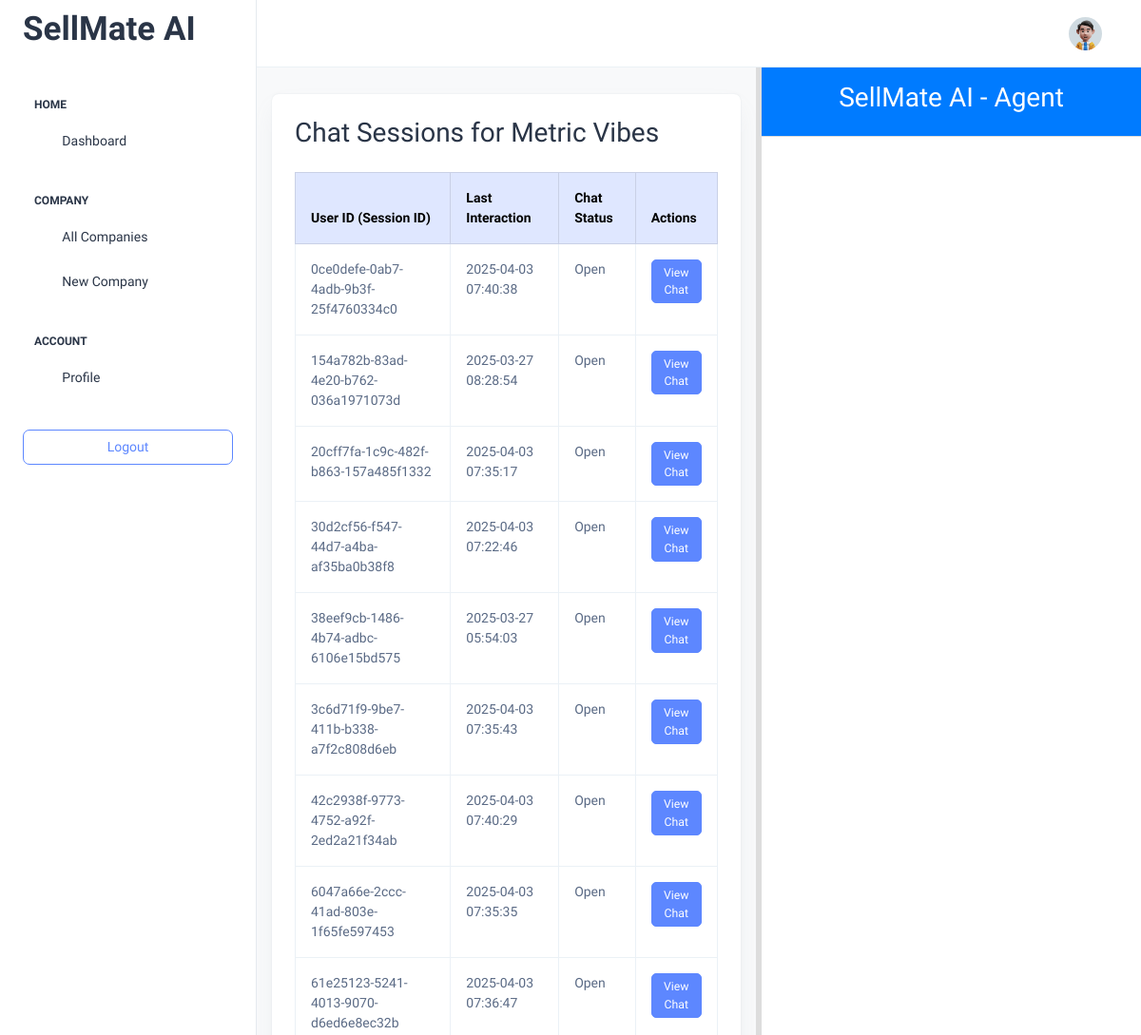
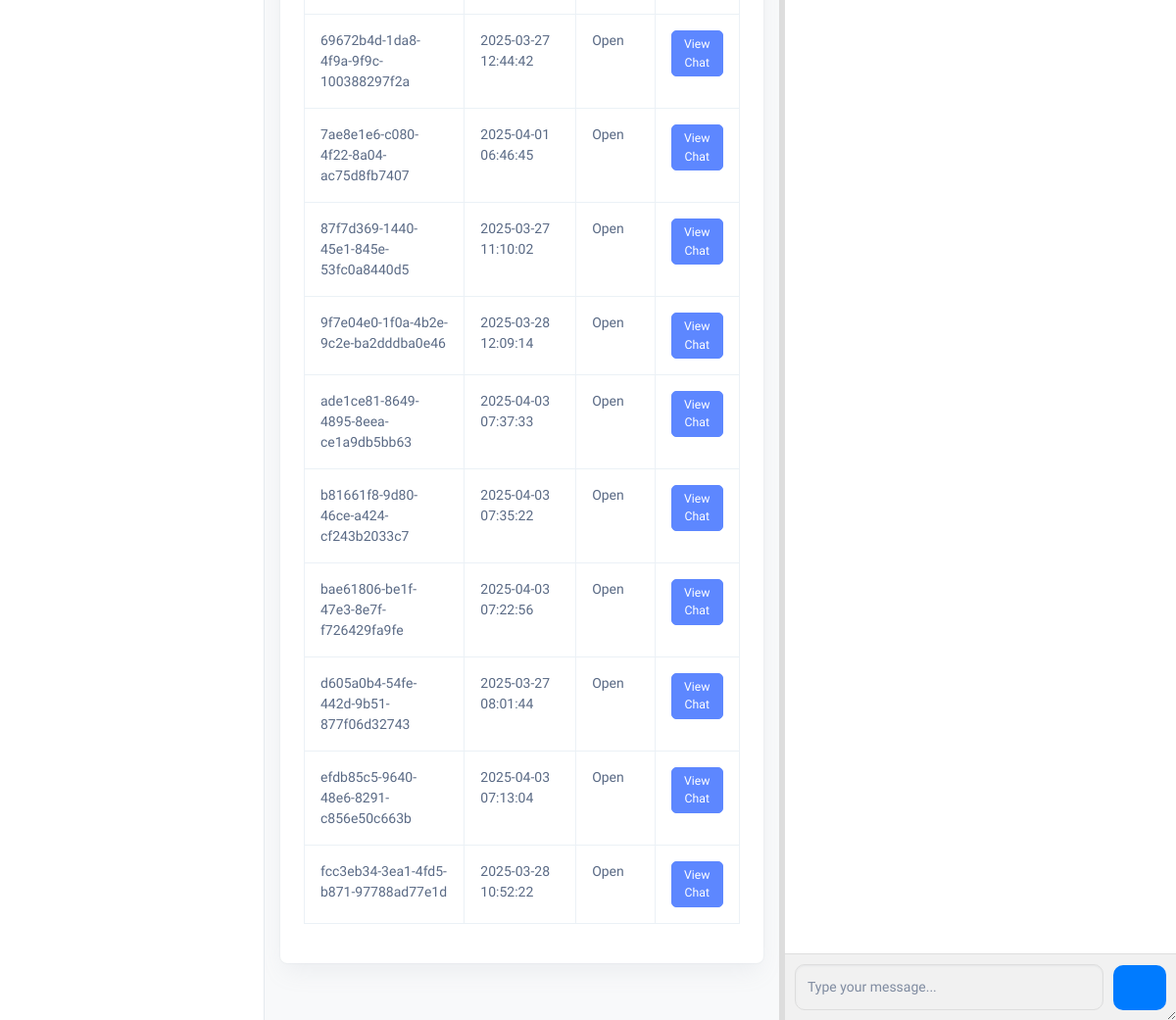
/companies/11/sessions/, run on the app's committed database (2 pictures, top to bottom).
### chatbot/models.py (models this page shows, shortened)
class Company(models.Model):
    name = models.CharField(max_length=255, unique=True)  # Company name
    system_instruction = models.TextField()  # System instruction for the chatbot

class ChatHistory(models.Model):
    session_id = models.CharField(max_length=255)
    company = models.ForeignKey(Company, on_delete=models.CASCADE)
    user_message = models.TextField()
    bot_response = models.TextField()
    timestamp = models.DateTimeField(auto_now_add=True)
    status = models.CharField(max_length=20, choices=[('Open', 'Open'), ('Completed', 'Completed')], default='Open')

### chatbot/views.py (the view)
# urls.py: path('companies/<int:company_id>/sessions/', views.company_sessions, name='company_sessions'),
def company_sessions(request, company_id):
    company = get_object_or_404(Company, id=company_id)
    sessions = (
        ChatHistory.objects.filter(company=company)
        .values("session_id")
        .annotate(
            last_interaction=Max(
                "timestamp"
            ),  # Get the latest timestamp for each session
            chat_status=Max(
                "status"
            ),  # Assuming you have a 'status' field in ChatHistory
        )
    )
    return render(
        request, "chatbot/chats.html", {"company": company, "sessions": sessions}
    )

### chatbot/templates/chatbot/chats.html (shortened to what this page needs)
<!DOCTYPE html>
<html lang="en">
  {% load static %}
  {% include 'chatbot/include/head.html' %}
  <body>
    <div class="page-wrapper" id="main-wrapper" data-layout="vertical" data-navbarbg="skin6" data-sidebartype="full" data-sidebar-position="fixed" data-header-position="fixed">
      {% include 'chatbot/include/aside.html' %}
      <div class="body-wrapper">
        {% include 'chatbot/include/header.html' %}
        <div class="main-container">
          <div class="left-column">
            <div class="row p-2">
              <div class="card p-4">
                <h2 class="mb-4">Chat Sessions for {{ company.name }}</h2>
                <table class="table table-bordered table-hover">
                  <thead class="table-primary">
                    <tr>
                      <th>User ID (Session ID)</th>
                      <th>Last Interaction</th>
                      <th>Chat Status</th>
                      <th>Actions</th>
                    </tr>
                  </thead>
                  <tbody>
                    {% for session in sessions %}
                      <tr>
                        <td>{{ session.session_id }}</td>
                        <td>{{ session.last_interaction|date:'Y-m-d H:i:s' }}</td>
                        <td>{{ session.chat_status }}</td>
                        <td>
                          <a href="{% url 'session_chat' session.session_id %}" class="btn btn-sm btn-primary">View Chat</a>
                        </td>
                      </tr>
                    {% empty %}
                      <tr>
                        <td colspan="4" class="text-center text-muted">No chat sessions found</td>
                      </tr>
                    {% endfor %}
                  </tbody>
                </table>
              </div>
            </div>
          </div>
          {% include 'chatbot/include/main-sellmate.html' %}
        </div>
      </div>
    </div>
  </body>
</html>

### chatbot/templates/chatbot/include/head.html (style rules this page uses)
.main-container { display: flex; height: 100vh; overflow: hidden; padding-top: calc(70px + 1px); }
.left-column { flex: 1; overflow-y: auto; padding: 20px; background-color: #f8f9fa; }

### data on the page
Company: name "Metric Vibes"
ChatHistory: session_id "0ce0defe-0ab7-4adb-9b3f-25f4760334c0", last_interaction "2025-04-03 07:40:38", chat_status "Open"
ChatHistory: session_id "154a782b-83ad-4e20-b762-036a1971073d", last_interaction "2025-03-27 08:28:54", chat_status "Open"
ChatHistory: session_id "20cff7fa-1c9c-482f-b863-157a485f1332", last_interaction "2025-04-03 07:35:17", chat_status "Open"
ChatHistory: session_id "30d2cf56-f547-44d7-a4ba-af35ba0b38f8", last_interaction "2025-04-03 07:22:46", chat_status "Open"
ChatHistory: session_id "38eef9cb-1486-4b74-adbc-6106e15bd575", last_interaction "2025-03-27 05:54:03", chat_status "Open"
ChatHistory: session_id "3c6d71f9-9be7-411b-b338-a7f2c808d6eb", last_interaction "2025-04-03 07:35:43", chat_status "Open"
ChatHistory: session_id "42c2938f-9773-4752-a92f-2ed2a21f34ab", last_interaction "2025-04-03 07:40:29", chat_status "Open"
ChatHistory: session_id "6047a66e-2ccc-41ad-803e-1f65fe597453", last_interaction "2025-04-03 07:35:35", chat_status "Open"
ChatHistory: session_id "61e25123-5241-4013-9070-d6ed6e8ec32b", last_interaction "2025-04-03 07:36:47", chat_status "Open"
ChatHistory: session_id "69672b4d-1da8-4f9a-9f9c-100388297f2a", last_interaction "2025-03-27 12:44:42", chat_status "Open"
ChatHistory: session_id "7ae8e1e6-c080-4f22-8a04-ac75d8fb7407", last_interaction "2025-04-01 06:46:45", chat_status "Open"
ChatHistory: session_id "87f7d369-1440-45e1-845e-53fc0a8440d5", last_interaction "2025-03-27 11:10:02", chat_status "Open"
ChatHistory: session_id "9f7e04e0-1f0a-4b2e-9c2e-ba2dddba0e46", last_interaction "2025-03-28 12:09:14", chat_status "Open"
ChatHistory: session_id "ade1ce81-8649-4895-8eea-ce1a9db5bb63", last_interaction "2025-04-03 07:37:33", chat_status "Open"
ChatHistory: session_id "b81661f8-9d80-46ce-a424-cf243b2033c7", last_interaction "2025-04-03 07:35:22", chat_status "Open"
ChatHistory: session_id "bae61806-be1f-47e3-8e7f-f726429fa9fe", last_interaction "2025-04-03 07:22:56", chat_status "Open"
ChatHistory: session_id "d605a0b4-54fe-442d-9b51-877f06d32743", last_interaction "2025-03-27 08:01:44", chat_status "Open"
ChatHistory: session_id "efdb85c5-9640-48e6-8291-c856e50c663b", last_interaction "2025-04-03 07:13:04", chat_status "Open"
ChatHistory: session_id "fcc3eb34-3ea1-4fd5-b871-97788ad77e1d", last_interaction "2025-03-28 10:52:22", chat_status "Open"
